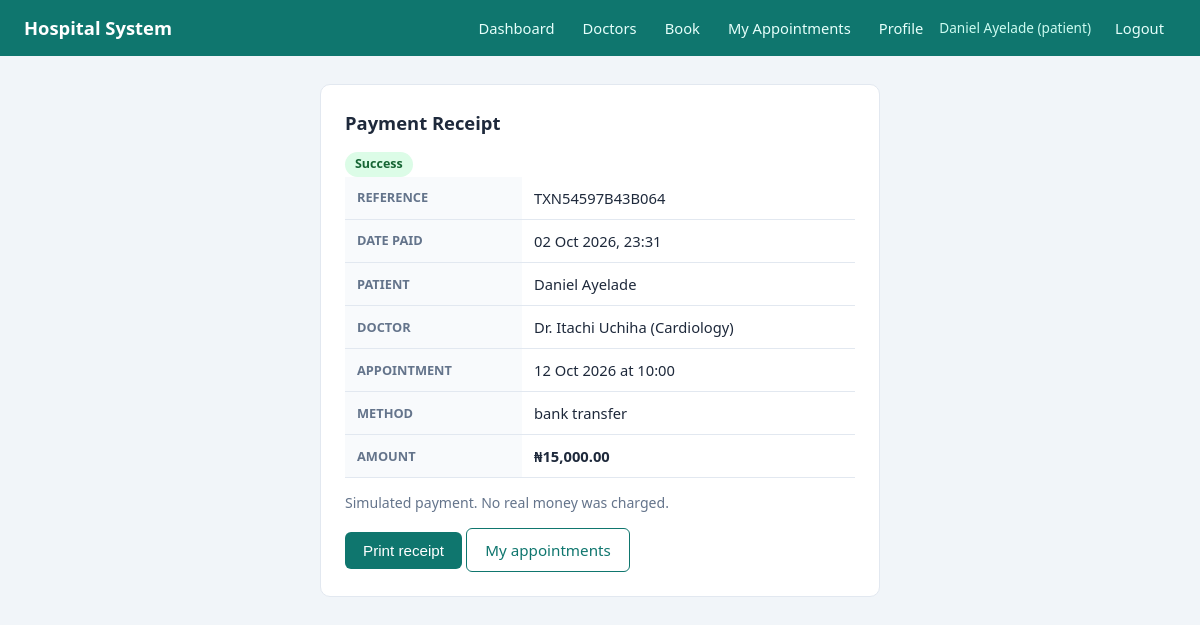
The app's page /patient/receipt.php?payment_id=2 (signed in) with its own data.
### tables this page shows
CREATE TABLE `payments` (
  `payment_id` int(11) NOT NULL,
  `appointment_id` int(11) NOT NULL,
  `amount` decimal(10,2) NOT NULL,
  `payment_method` enum('card','bank_transfer') NOT NULL,
  `transaction_ref` varchar(50) NOT NULL,
  `status` enum('success','failed','refunded') NOT NULL,
  `paid_at` timestamp NOT NULL DEFAULT current_timestamp(),
  `refund_ref` varchar(50) DEFAULT NULL,
  `refunded_at` timestamp NULL DEFAULT NULL
);

CREATE TABLE `patients` (
  `patient_id` int(11) NOT NULL,
  `full_name` varchar(100) NOT NULL,
  `email` varchar(100) NOT NULL,
  `password` varchar(255) NOT NULL,
  `phone` varchar(20) DEFAULT NULL,
  `gender` enum('male','female','other') DEFAULT NULL,
  `date_of_birth` date DEFAULT NULL,
  `address` varchar(255) DEFAULT NULL,
  `created_at` timestamp NOT NULL DEFAULT current_timestamp()
);

CREATE TABLE `doctors` (
  `doctor_id` int(11) NOT NULL,
  `full_name` varchar(100) NOT NULL,
  `email` varchar(100) NOT NULL,
  `password` varchar(255) NOT NULL,
  `phone` varchar(20) DEFAULT NULL,
  `specialization_id` int(11) NOT NULL,
  `consultation_fee` decimal(10,2) NOT NULL,
  `bio` text DEFAULT NULL,
  `status` enum('active','inactive') DEFAULT 'active',
  `created_at` timestamp NOT NULL DEFAULT current_timestamp()
);

CREATE TABLE `specializations` (
  `specialization_id` int(11) NOT NULL,
  `name` varchar(100) NOT NULL,
  `description` text DEFAULT NULL
);

CREATE TABLE `appointments` (
  `appointment_id` int(11) NOT NULL,
  `patient_id` int(11) NOT NULL,
  `doctor_id` int(11) NOT NULL,
  `appointment_date` date NOT NULL,
  `appointment_time` time NOT NULL,
  `reason` text DEFAULT NULL,
  `fee` decimal(10,2) NOT NULL,
  `status` enum('pending','confirmed','completed','cancelled') DEFAULT 'pending',
  `created_at` timestamp NOT NULL DEFAULT current_timestamp(),
  `active_slot` varchar(40) GENERATED ALWAYS AS (if(`status` = 'cancelled',NULL,concat(`doctor_id`,'|',`appointment_date`,'|',`appointment_time`))) STORED
);

### config/config.php (called while the page is built, shortened)
<?php
spl_autoload_register(function ($class) {
    $file = __DIR__ . '/../classes/' . $class . '.php';
});

### classes/Database.php (called while the page is built, shortened)
<?php
class Database
{
    private static ?Database $instance = null;
    private PDO $conn;
    private function __construct()
    {
        $dsn = "mysql:host=" . DB_HOST . ";dbname=" . DB_NAME . ";charset=utf8mb4";
        $options = [
            PDO::ATTR_ERRMODE            => PDO::ERRMODE_EXCEPTION,
            PDO::ATTR_DEFAULT_FETCH_MODE => PDO::FETCH_ASSOC,
            PDO::ATTR_EMULATE_PREPARES   => false,
        ];
        try {
            $this->conn = new PDO($dsn, DB_USER, DB_PASS, $options);
        } catch (PDOException $e) {
            die("Database connection failed: " . $e->getMessage());
        }
    }
    public static function getInstance(): Database
    {
        if (self::$instance === null) {
            self::$instance = new Database();
        }
        return self::$instance;
    }
    public function query(string $sql, array $params = []): PDOStatement
    {
        $stmt = $this->conn->prepare($sql);
        $stmt->execute($params);
        return $stmt;
    }
    public function fetchOne(string $sql, array $params = []): ?array
    {
        $row = $this->query($sql, $params)->fetch();
        return $row ?: null;
    }
}

### includes/auth.php (called while the page is built, shortened)
<?php
require_once __DIR__ . '/../config/config.php';
function currentUserId(): int
{
    return (int) ($_SESSION['user_id'] ?? 0);
}
function e($value): string
{
    return htmlspecialchars((string) $value, ENT_QUOTES, 'UTF-8');
}

### classes/Payment.php (called while the page is built, shortened)
<?php
class Payment
{
    private Database $db;
    public function __construct()
    {
        $this->db = Database::getInstance();
    }
    public function getReceipt(int $paymentId, int $patientId): ?array
    {
        return $this->db->fetchOne(
            "SELECT pay.*, a.appointment_date, a.appointment_time, a.reason,
                    p.full_name AS patient_name, p.email AS patient_email,
                    d.full_name AS doctor_name, s.name AS specialization
             FROM payments pay
             JOIN appointments a ON a.appointment_id = pay.appointment_id
             JOIN patients p ON p.patient_id = a.patient_id
             JOIN doctors d ON d.doctor_id = a.doctor_id
             JOIN specializations s ON s.specialization_id = d.specialization_id
             WHERE pay.payment_id = ? AND a.patient_id = ?",
            [$paymentId, $patientId]
        );
    }
}

### patient/receipt.php (the view, shortened to what this page needs)
<?php
require_once __DIR__ . '/../includes/auth.php';
$r = (new Payment())->getReceipt((int) ($_GET['payment_id'] ?? 0), currentUserId());
require __DIR__ . '/../includes/header.php';
?>
<div class="card" style="max-width:560px; margin:0 auto">
    <h2>Payment Receipt</h2>
    <p><span class="badge badge-<?= e($r['status']) ?>"><?= e($r['status']) ?></span></p>
    <div class="table-wrap">
    <table>
        <tr><th>Reference</th><td><?= e($r['transaction_ref']) ?></td></tr>
        <tr><th>Date paid</th><td><?= e(date('d M Y, H:i', strtotime($r['paid_at']))) ?></td></tr>
        <tr><th>Patient</th><td><?= e($r['patient_name']) ?></td></tr>
        <tr><th>Doctor</th><td>Dr. <?= e($r['doctor_name']) ?> (<?= e($r['specialization']) ?>)</td></tr>
        <tr><th>Appointment</th><td><?= e(date('d M Y', strtotime($r['appointment_date']))) ?> at <?= e(substr($r['appointment_time'], 0, 5)) ?></td></tr>
        <tr><th>Method</th><td><?= e(str_replace('_', ' ', $r['payment_method'])) ?></td></tr>
        <tr><th>Amount</th><td><strong>&#8358;<?= number_format($r['amount'], 2) ?></strong></td></tr>
    </table>
    </div>
    <p class="muted mt">Simulated payment. No real money was charged.</p>
    <p class="mt no-print">
        <button class="btn" onclick="window.print()">Print receipt</button>
        <a class="btn btn-outline" href="appointments.php">My appointments</a>
    </p>
</div>
<?php require __DIR__ . '/../includes/footer.php'; ?>

### assets/css/style.css (style rules this page uses)
:root { --primary: #0f766e; --primary-dark: #115e59; --bg: #f1f5f9; --card: #ffffff; --text: #1e293b; --muted: #64748b; --border: #e2e8f0; --danger: #dc2626; --success: #16a34a; --warning: #d97706; }
* { box-sizing: border-box; margin: 0; padding: 0; }
body { font-family: "Segoe UI", Arial, sans-serif; background: var(--bg); color: var(--text); line-height: 1.5; }
a { color: var(--primary); text-decoration: none; }
.card { background: var(--card); border: 1px solid var(--border); border-radius: 10px; padding: 24px; margin-bottom: 20px; }
.card h2 { margin-bottom: 14px; font-size: 1.15rem; }
.btn { display: inline-block; background: var(--primary); color: #fff; border: 0; padding: 10px 18px; border-radius: 6px; font-size: .95rem; cursor: pointer; }
.btn-outline { background: transparent; color: var(--primary); border: 1px solid var(--primary); }
.table-wrap { overflow-x: auto; }
table { width: 100%; border-collapse: collapse; font-size: .92rem; }
th, td { text-align: left; padding: 10px 12px; border-bottom: 1px solid var(--border); }
th { background: #f8fafc; font-size: .8rem; text-transform: uppercase; color: var(--muted); }
.badge { display: inline-block; padding: 3px 10px; border-radius: 999px; font-size: .78rem; font-weight: 600; text-transform: capitalize; }
.badge-confirmed, .badge-success { background: #dcfce7; color: #166534; }
.muted { color: var(--muted); font-size: .88rem; }
.mt { margin-top: 14px; }

### records on screen
payments: status "Success", transaction_ref "TXN54597B43B064", paid_at "02 Oct 2026, 23:31", patients.full_name "Daniel Ayelade", doctors.full_name "Itachi Uchiha", specializations.name "Cardiology", appointment.appointment_date "12 Oct 2026", appointment.appointment_time "10:00", payment_method "bank transfer", amount "15,000.00"

### other values on screen
$_SESSION['user_name'] "Daniel Ayelade"
$role "patient"
